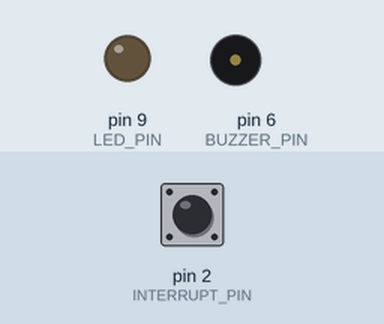
Recording of a sketch running on a simulated Arduino Uno, built with avr-gcc and run on an emulated ATmega328P. On the bench: output pins drawn as LEDs (lit = HIGH), buzzer (waves = sounding). Inputs (shaded band) come from the test bench; at power-on: pin 2 (INTERRUPT_PIN) HIGH.

Above: at 1.2 s.
1.3 s: pin 2 (INTERRUPT_PIN) pulled LOW for 0.15 s
At 2.6 s:
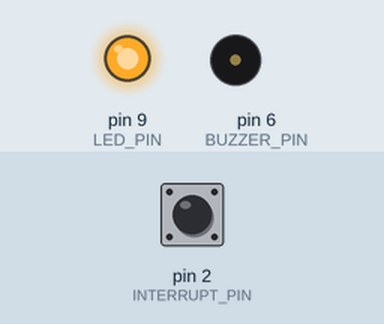
2.9 s: pin 2 (INTERRUPT_PIN) pulled LOW for 1 s
At 3.8 s:
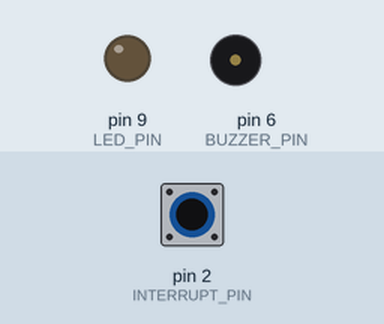
5.4 s: pin 2 (INTERRUPT_PIN) pulled LOW for 3.2 s
At 6.9 s:
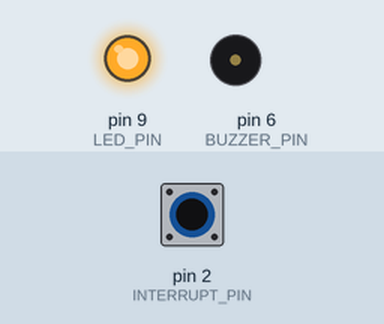
Timing chart, 0 to 8.4 s (numbered marks = the images above; inputs shaded):
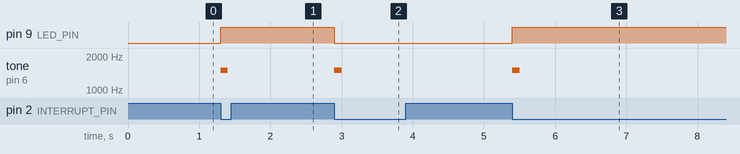

Measured:
- after the input at 1.3 s, pin 9 (LED_PIN): LOW → HIGH at once; tone on pin 6 (BUZZER_PIN): silent → 1500 Hz at once, → silent 0.10 s later
- after the input at 2.9 s, pin 9 (LED_PIN): HIGH → LOW at once; tone on pin 6 (BUZZER_PIN): silent → 1500 Hz at once, → silent 0.10 s later
- after the input at 5.4 s, pin 9 (LED_PIN): LOW → HIGH at once; tone on pin 6 (BUZZER_PIN): silent → 1500 Hz at once, → silent 0.10 s later

The sketch:

simple_interrupt.ino
```cpp
#define BUZZER_PIN 6 // Pin number for the buzzer
#define LED_PIN 9 // Pin number for the LED
#define INTERRUPT_PIN 2 // Pin number for the interrupt

volatile bool ledState = LOW; // Global variable to store LED state

void setup() {
  pinMode(LED_PIN, OUTPUT); // Set LED pin as OUTPUT
  pinMode(BUZZER_PIN, OUTPUT); // Set BUZZER pin as OUTPUT
  pinMode(INTERRUPT_PIN, INPUT_PULLUP); // Set interrupt pin as INPUT with internal pull-up resistor

  // Initialize LED to LOW
  digitalWrite(LED_PIN, ledState);

  // Set up an interrupt to trigger the callback function toggleLed on falling edge
  attachInterrupt(digitalPinToInterrupt(INTERRUPT_PIN), toggleLed, FALLING);
}

void loop() {
  // Main code here, if any
}

void toggleLed() {
  // Invert LED state
  ledState = !ledState;
  digitalWrite(LED_PIN, ledState);

  // Play a beep
  tone(BUZZER_PIN, 1500, 100);
}
```
